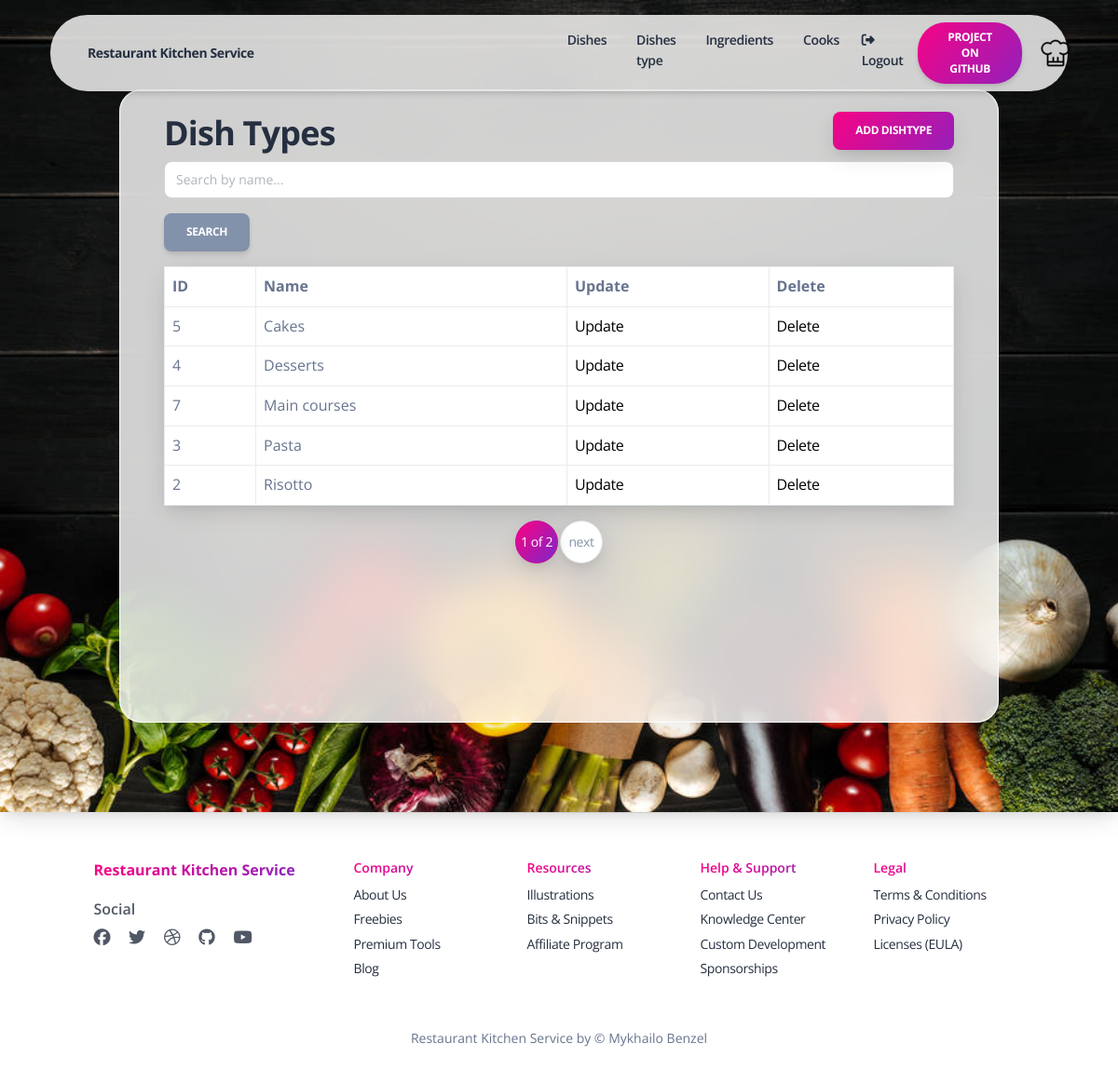
Screenshot of /dish_type/ (signed in) with the database file from the repository.
### kitchen/models.py (models this page shows, shortened)
class DishType(models.Model):
    name = models.CharField(max_length=255)
    class Meta:
        ordering = ["name"]

### kitchen/views.py (the view)
# urls.py: path("dish_type/", DishTypeListView.as_view(), name="dish-type-list"),
class DishTypeListView(LoginRequiredMixin, generic.ListView):
    model = DishType
    paginate_by = 5
    context_object_name = "dish_type_list"
    template_name = "kitchen/dish_type_list.html"
    def get_context_data(self, *, object_list=None, **kwargs):
        context = super(DishTypeListView, self).get_context_data(**kwargs)
        name = self.request.GET.get("name", "")
        context["search_forms"] = DishTypeSearchForm(initial={
            "name": name
        })
        return context
    def get_queryset(self):
        queryset = DishType.objects.all()
        form = DishTypeSearchForm(self.request.GET)
        if form.is_valid():
            return queryset.filter(
                name__icontains=form.cleaned_data["name"]
            )
        return queryset

### kitchen/forms.py
class DishTypeSearchForm(forms.Form):
    name = forms.CharField(
        max_length=255,
        required=False,
        label="",
        widget=forms.TextInput(attrs={"placeholder": "Search by name..."})
    )

### kitchen/templatetags/query_transform.py (called while the page is built)
@register.simple_tag()
def query_transform(request, **kwargs):
    updated = request.GET.copy()
    for ka, ve in kwargs.items():
        if ve is not None:
            updated[ka] = ve
        else:
            updated.pop(ka, 0)
    return updated.urlencode()

### templates/kitchen/dish_type_list.html
{% extends "base.html" %}
{% load crispy_forms_filters %}
{% block content %}
  <div class="page-header section-height-100 py-7 px-8 shadow-lg" style="background-image: url('/static/assets/img/curved-images/stock-photo-fresh-vegetables-lying-in-row.jpg')">
    <div class="pt-4 px-5 border-radius-2xl section-height-85 col-lg-12 blur shadow-blur">
      <h2>
        Dish Types
        <a href="{% url 'kitchen:dish-type-create' %}" class="btn bg-gradient-primary my-auto float-end shadow-lg">
          Add DishType
        </a>
      </h2>
      {% if dish_type_list %}
        <form action="" method="get" class="form-inline">
          {{ search_forms|crispy }}
          <input type="submit" value="Search" class="btn btn-secondary">
        </form>
        <table class="table table-bordered table-hover shadow-lg bg-white">
          <tr>
            <th>ID</th>
            <th>Name</th>
            <th>Update</th>
            <th>Delete</th>
          </tr>
          {% for dish_type in dish_type_list %}
            <tr>
              <td>
                {{ dish_type.id }}
              </td>
              <td>
              {{ dish_type.name }}
              </td>
              <td>
                <a href="{% url 'kitchen:dish-type-update' pk=dish_type.id %}">
                  Update
                </a>
              </td>
              <td>
                <a href="{% url 'kitchen:dish-type-delete' pk=dish_type.id %}">
                  Delete
                </a>
              </td>
            </tr>
          {% endfor %}
        </table>
      {% else %}
          <p>There are no dish types in the service.</p>
      {% endif %}
      {% include "includes/pagination.html" %}
    </div>
  </div>
{% endblock %}

### rows the page displays
DishType: id "5", name "Cakes"
DishType: id "4", name "Desserts"
DishType: id "7", name "Main courses"
DishType: id "3", name "Pasta"
DishType: id "2", name "Risotto"

### other values shown
{{ page_obj.number }} "1"
{{ paginator.num_pages }} "2"
